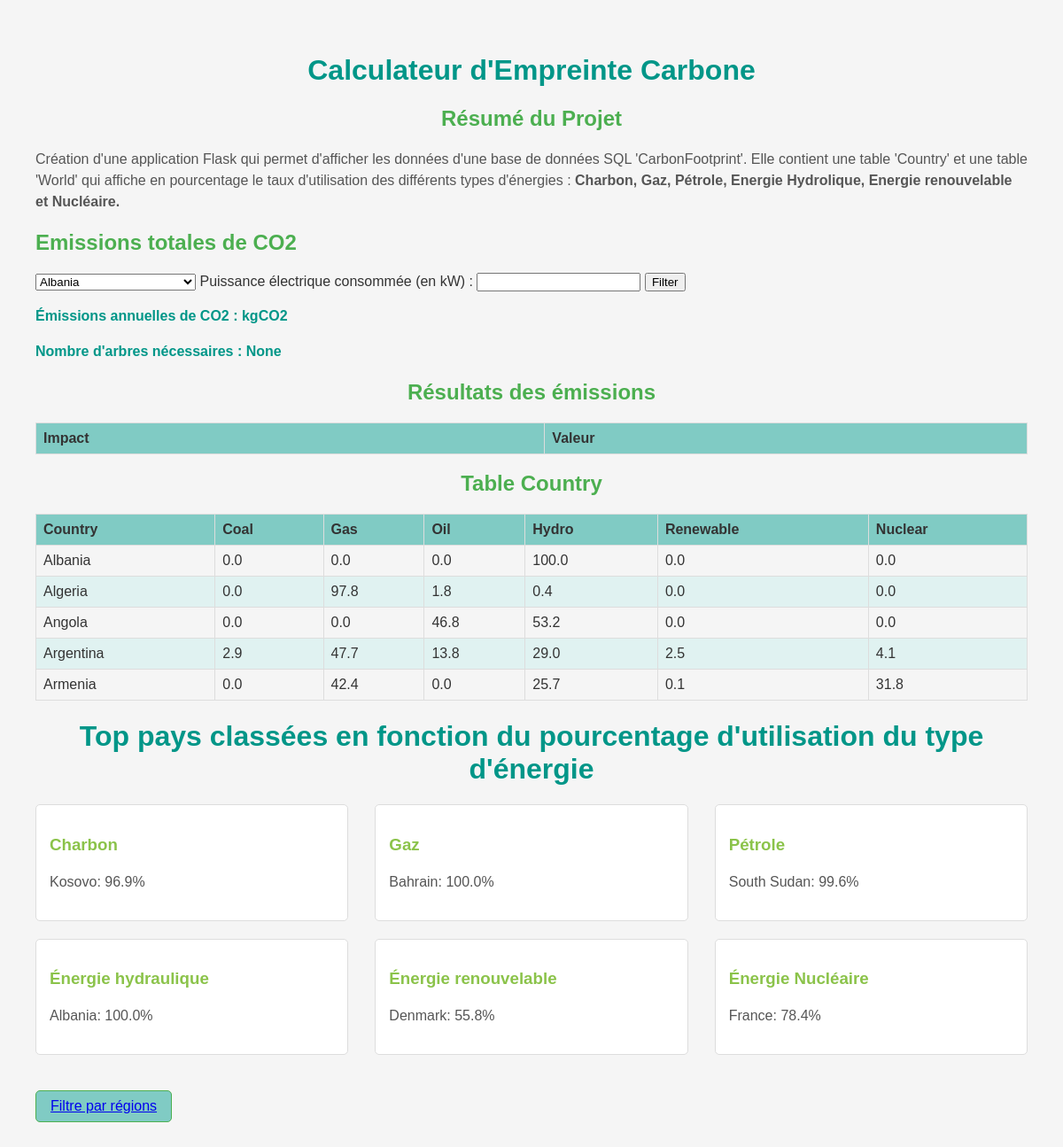
The page / on the database its author committed.
### models.py (models this page shows, shortened)
class CountryModel(db.Model):
    __tablename__ = 'Country'
    Country = db.Column(db.String(255), primary_key=True, nullable=False)
    Coal = db.Column(db.Float)
    Gas = db.Column(db.Float)
    Oil = db.Column(db.Float)
    Hydro = db.Column(db.Float)
    Renewable = db.Column(db.Float)
    Nuclear = db.Column(db.Float)
    @classmethod
    def get_countries(cls):
        return [(country.Country, country.Country) for country in cls.query.all()]

### app.py (the view, shortened to what this page needs)
@app.route('/', methods=['GET','POST'])
def index():
    try:
        sql_query = db.session.query(CountryModel).limit(5)
        sql_query_coal = db.session.query(CountryModel.Country, CountryModel.Coal).filter(CountryModel.Coal.is_not(None)).order_by(CountryModel.Coal.desc()).limit(1)
        sql_query_gas = db.session.query(CountryModel.Country, CountryModel.Gas).filter(CountryModel.Gas.is_not(None)).order_by(CountryModel.Gas.desc()).limit(1)
        sql_query_oil = db.session.query(CountryModel.Country, CountryModel.Oil).filter(CountryModel.Oil.is_not(None)).order_by(CountryModel.Oil.desc()).limit(1)
        sql_query_hydro = db.session.query(CountryModel.Country, CountryModel.Hydro).order_by(CountryModel.Hydro.desc()).limit(1)
        sql_query_renewable = db.session.query(CountryModel.Country, CountryModel.Renewable).order_by(CountryModel.Renewable.desc()).limit(1)
        sql_query_nuclear = db.session.query(CountryModel.Country, CountryModel.Nuclear).order_by(CountryModel.Nuclear.desc()).limit(1)
        results = sql_query.all()
        results_coal = sql_query_coal.all()
        results_gas = sql_query_gas.all()
        results_oil = sql_query_oil.all()
        results_hydro = sql_query_hydro.all()
        results_renewable = sql_query_renewable.all()
        results_nuclear = sql_query_nuclear.all()
        query_results = [dict(result.__dict__) for result in results]
        query_results_coal = [{'Country': result.Country, 'Coal': result.Coal} for result in results_coal]
        query_results_gas = [{'Country': result.Country, 'Gas': result.Gas} for result in results_gas]
        query_results_oil = [{'Country': result.Country, 'Oil': result.Oil} for result in results_oil]
        query_results_hydro = [{'Country': result.Country, 'Hydro': result.Hydro} for result in results_hydro]
        query_results_renewable = [{'Country': result.Country, 'Renewable': result.Renewable} for result in results_renewable]
        query_results_nuclear = [{'Country': result.Country, 'Nuclear': result.Nuclear} for result in results_nuclear]
        form = FilterForm()
        form.country_table1.choices = CountryModel.get_countries()
        query_results_table1 = []
        selected_country_table1 = form.country_table1.data
        return render_template('index.html', form=form, query_results=query_results, query_results_coal=query_results_coal, query_results_gas=query_results_gas,
                               query_results_oil=query_results_oil, query_results_hydro=query_results_hydro,
                               query_results_renewable=query_results_renewable, query_results_nuclear=query_results_nuclear,
                               query_results_table1=query_results_table1)
    except Exception as e:
        return f"Une erreur s'est produite : {str(e)}"

### forms.py
class FilterForm(FlaskForm):
    country_table1 = SelectField( choices=[], coerce=str)
    unit_table1 = SelectField('kw',coerce=float)
    submit = SubmitField('Filter')
    trees_needed = FloatField('Nombre d\'arbres nécessaires', render_kw={'readonly': True})
    country_table2 = SelectField( choices=[], coerce=str)
    unit_table2 = SelectField('kw',coerce=float)
    submit2 = SubmitField('Filter')

### templates/index.html (shortened to what this page needs)
<!DOCTYPE html>
<html lang="en">
<head>
</head>
<body>
    <h1><center>Calculateur d'Empreinte Carbone</center></h1>
    <h2><center>Résumé du Projet</center></h2>
    <p>Création d'une application Flask qui permet d'afficher les données d'une base de données SQL 'CarbonFootprint'. Elle contient une table 'Country' et une table 'World' qui affiche en pourcentage le taux d'utilisation des différents types d'énergies : <strong> Charbon, Gaz, Pétrole, Energie Hydrolique, Energie renouvelable et Nucléaire.</strong></p>
    <h2>Emissions totales de CO2</h2>
    <form method="POST" action="{{ url_for('index') }}">
        {{ form.country_table1 }}
        <label for="power_consumption">Puissance électrique consommée (en kW) :</label>
    <input type="number" step="0.01" name="power_consumption" id="power_consumption" required>
    {{ form.submit }}
</form>
    <p class="highlight">Émissions annuelles de CO2 : {{ total_annual_emission }} kgCO2</p>
    <p class="highlight">Nombre d'arbres nécessaires : {{ form.trees_needed.data }}</p>
<h2><center>Résultats des émissions</center></h2>
<table>
    <thead>
        <tr>
            <th>Impact</th>
            <th>Valeur</th>
        </tr>
    </thead>
</table>
    <h2><center>Table Country</center></h2>
    <table border="1">
        <thead>
            <tr>
                <th>Country</th>
                <th>Coal</th>
                <th>Gas</th>
                <th>Oil</th>
                <th>Hydro</th>
                <th>Renewable</th>
                <th>Nuclear</th>
            </tr>
        </thead>
        <tbody>
            {% for country in query_results %}
                <tr>
                    <td>{{ country.Country }}</td>
                    <td>{{ country.Coal }}</td>
                    <td>{{ country.Gas }}</td>
                    <td>{{ country.Oil }}</td>
                    <td>{{ country.Hydro }}</td>
                    <td>{{ country.Renewable }}</td>
                    <td>{{ country.Nuclear }}</td>
                </tr>
            {% endfor %}
        </tbody>
    </table>
<h1><center>Top pays classées en fonction du pourcentage d'utilisation du type d'énergie</center></h1>
    <div class="query-section">
        {% for result in query_results_coal %}
            <div class="query-box">
                <h3>Charbon</h3>
                <p>{{ result.Country }}: {{ result.Coal }}%</p>
            </div>
        {% endfor %}
        {% for result in query_results_gas %}
            <div class="query-box">
                <h3>Gaz</h3>
                <p>{{ result.Country }}: {{ result.Gas }}%</p>
            </div>
        {% endfor %}
        {% for result in query_results_oil %}
            <div class="query-box">
                <h3>Pétrole</h3>
                <p>{{ result.Country }}: {{ result.Oil }}%</p>
            </div>
        {% endfor %}
        {% for result in query_results_hydro %}
            <div class="query-box">
                <h3>Énergie hydraulique</h3>
                <p>{{ result.Country }}: {{ result.Hydro }}%</p>
            </div>
        {% endfor %}
        {% for result in query_results_renewable %}
            <div class="query-box">
                <h3>Énergie renouvelable</h3>
                <p>{{ result.Country }}: {{ result.Renewable }}%</p>
            </div>
        {% endfor %}
        {% for result in query_results_nuclear %}
            <div class="query-box">
                <h3>Énergie Nucléaire</h3>
                <p>{{ result.Country }}: {{ result.Nuclear }}%</p>
            </div>
        {% endfor %}
    </div>
    <div class="link">
        <a href="{{ url_for('top_energy_regions') }}">Filtre par régions</a>
    </div>
</body>
</html>

### templates/index.html (style rules this page uses)
body { font-family: 'Arial', sans-serif; background-color: #f5f5f5; color: #333; margin: 20px; padding: 20px; }
h1 { color: #009688; }
h2 { color: #4caf50; }
h3 { color: #8bc34a; }
table { width: 100%; border-collapse: collapse; margin-top: 20px; }
th, td { border: 1px solid #ddd; padding: 8px; text-align: left; }
th { background-color: #80cbc4; }
tbody tr:nth-child(even) { background-color: #e0f2f1; }
p { line-height: 1.5; color: #555; }
.query-section { margin-top: 20px; display: flex; flex-wrap: wrap; justify-content: space-between; }
.query-box { width: calc(33.33% - 20px); box-sizing: border-box; margin-bottom: 20px; background-color: #fff; padding: 15px; border: 1px solid #ddd; border-radius: 5px; }
.link, .return-link { margin-top: 20px; color: #009688; text-decoration: none; display: inline-block; padding: 8px 16px; background-color: #80cbc4; border: 1px solid #4caf50; border-radius: 5px; }
.highlight { font-weight: bold; color: #009688; }

### rows shown on the page
CountryModel: Country "Albania", Coal "0.0", Gas "0.0", Oil "0.0", Hydro "100.0", Renewable "0.0", Nuclear "0.0"
CountryModel: Country "Algeria", Coal "0.0", Gas "97.8", Oil "1.8", Hydro "0.4", Renewable "0.0", Nuclear "0.0"
CountryModel: Country "Angola", Coal "0.0", Gas "0.0", Oil "46.8", Hydro "53.2", Renewable "0.0", Nuclear "0.0"
CountryModel: Country "Argentina", Coal "2.9", Gas "47.7", Oil "13.8", Hydro "29.0", Renewable "2.5", Nuclear "4.1"
CountryModel: Country "Armenia", Coal "0.0", Gas "42.4", Oil "0.0", Hydro "25.7", Renewable "0.1", Nuclear "31.8"
CountryModel: Country "Kosovo", Coal "96.9"
CountryModel: Country "Bahrain", Gas "100.0"
CountryModel: Country "South Sudan", Oil "99.6"
CountryModel: Country "Denmark", Renewable "55.8"
CountryModel: Country "France", Nuclear "78.4"
